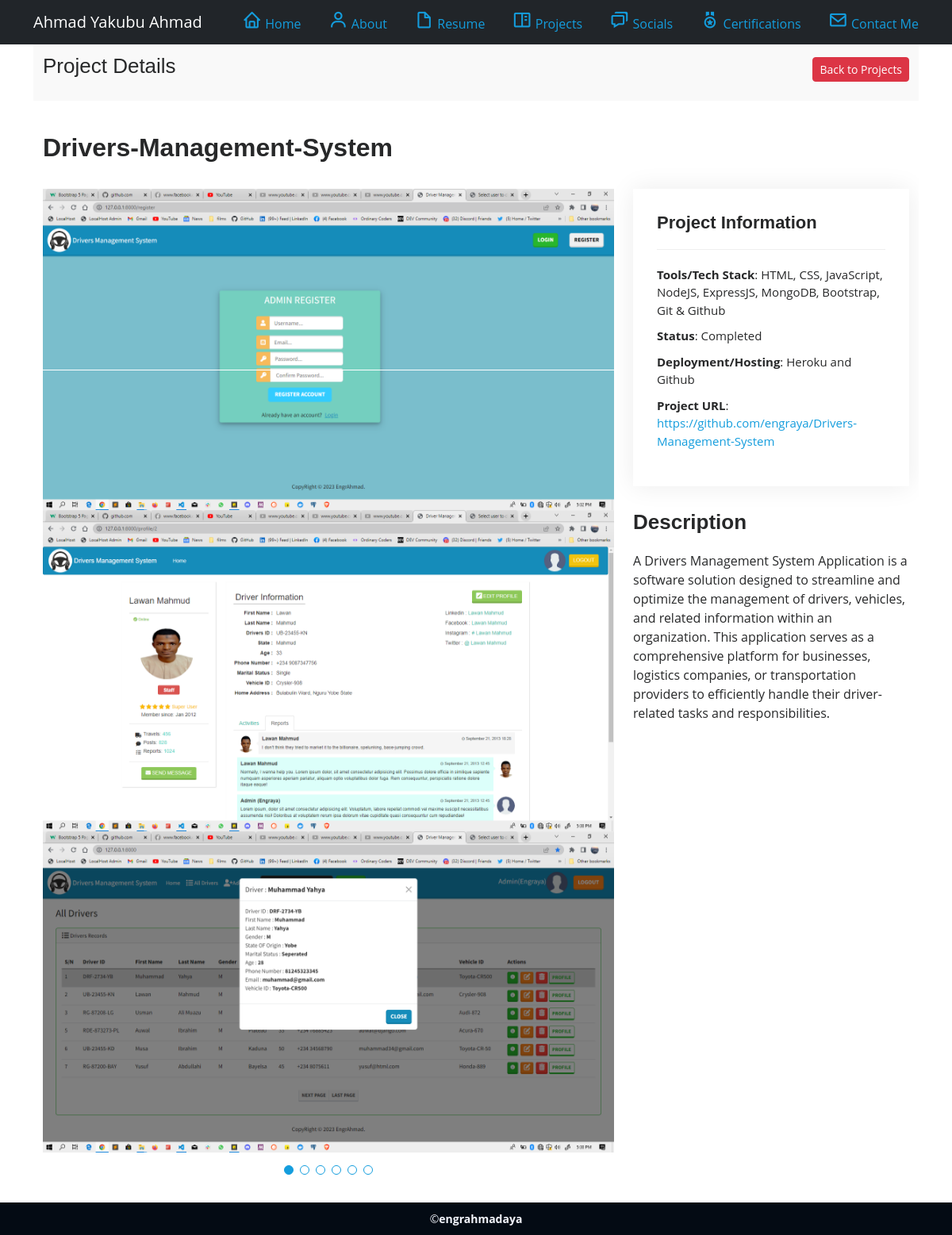
The app's page /portfolio-detail/20/, older data.
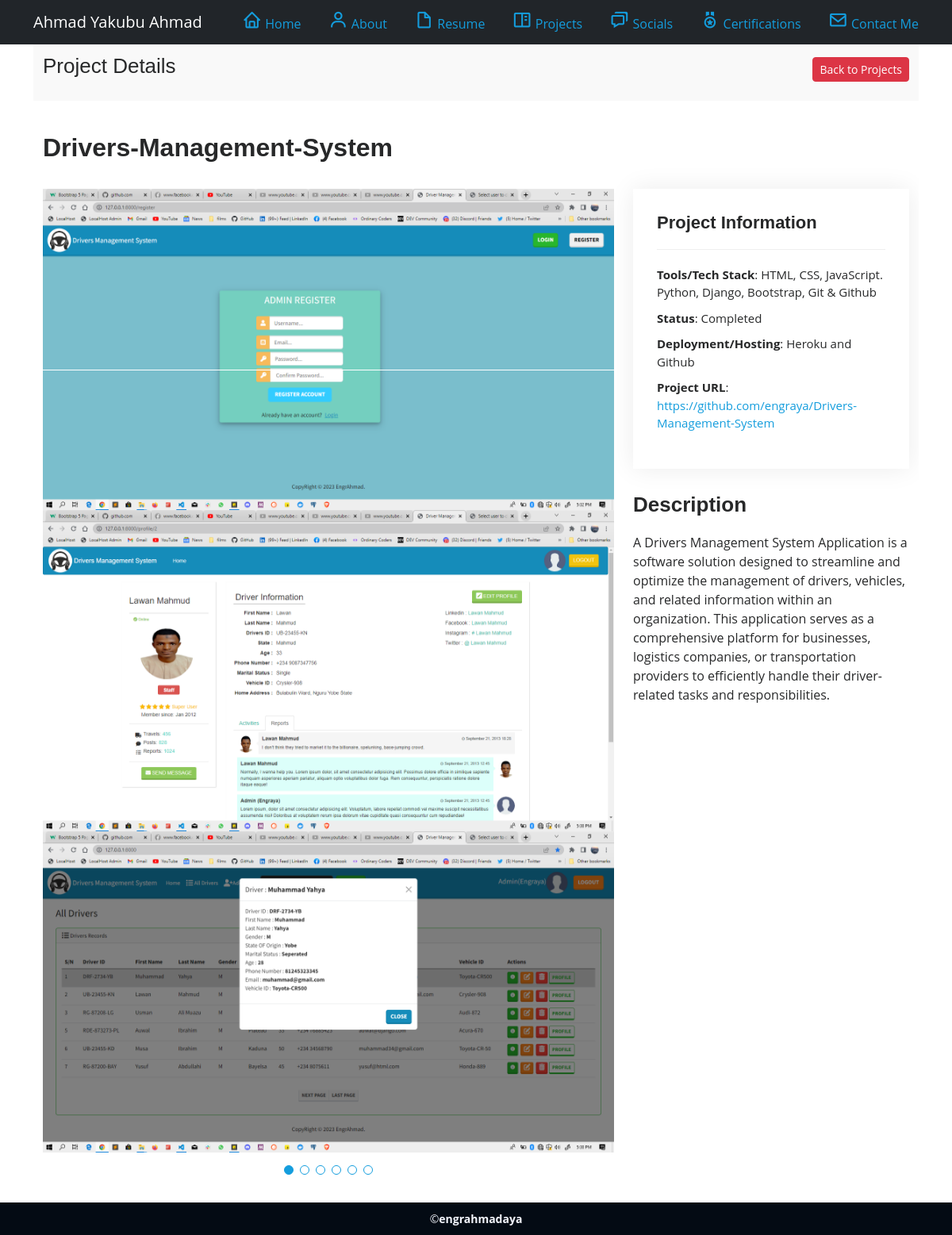
The same page, newer data.
### baseapp/models.py (models this page shows, shortened)
class Portfolio(models.Model):
    title = models.CharField(max_length=200, null=True, blank=True)
    portfolio_description = models.TextField()
    cover_image = models.ImageField(upload_to='portfolio_cover', null=True, blank=True)
    tech_stack = models.CharField(max_length=200, null=True, blank=True)
    deployment = models.CharField(max_length=200, null=True, blank=True)
    status = models.CharField(max_length=100, null=True, blank=True, choices=PROJECT_STATUS)
    portfolio_url = models.URLField(max_length=200, null=True, blank=True)

### baseapp/views.py (the view)
# urls.py: path('portfolio-detail/<str:pk>/', views.portfolio_Detail, name="portfolio_detail"),
def portfolio_Detail(request, pk):
    portfolio = Portfolio.objects.get(id=pk)
    context = {'portfolio' : portfolio}
    return render(request, 'baseapp/portfolio-details.html', context)

### baseapp/templates/baseapp/portfolio-details.html
{% extends 'baseapp/base.html' %}
{% load static %}
{% block content  %}
<div class="container">
  <section id="breadcrumbs" class="breadcrumbs">
    <div class="container">
      <div class="d-flex justify-content-between align-items-center">
        <h2>Project Details</h2>
        <ol>
          <li><a href="{% url 'portfolio' %}" class="btn btn-sm btn-danger">Back to Projects</a></li>
        </ol>
      </div>
    </div>
  </section>
  <section id="portfolio-details" class="portfolio-details">
    <div class="container">
      <div class="row gy-4">
        <h2><strong>{{portfolio.title}}</strong></h2>
        <div class="col-lg-8">
          <div class="portfolio-details-slider swiper">
            {% for shot in portfolio.caption_set.all %}
            <div class="swiper-wrapper align-items-center">
              <div class="swiper-slide">
                <img src="{{shot.image.url}}" alt="">
              </div>
              <div class="swiper-slide">
                <img src="{{shot.image.url}}" alt="">
              </div>
            </div>
            {% endfor %}
            <div class="swiper-pagination"></div>
          </div>
        </div>
        <div class="col-lg-4">
          <div class="portfolio-info">
            <h3>Project Information</h3>
            <ul>
              <li><strong>Tools/Tech Stack</strong>: {{portfolio.tech_stack}}</li>
              <li><strong>Status</strong>: {{portfolio.status}}</li>
              <li><strong>Deployment/Hosting</strong>: {{portfolio.deployment}}</li>
              <li><strong>Project URL</strong>: <a href="{{portfolio.portfolio_url}}" target="_blank">{{portfolio.portfolio_url}}</a></li>
            </ul>
          </div>
          <div class="portfolio-description">
            <h2>Description</h2>
            <p>
              {{portfolio.portfolio_description}}
            </p>
          </div>
        </div>
      </div>
    </div>
  </section>
</div>
{% endblock content  %}

Row changes from the older to the newer data that the page shows:
changed Portfolio "Drivers-Management-System": tech_stack "HTML, CSS, JavaScript, NodeJS, ExpressJS, MongoDB, Bootstrap, Git & Github" → "HTML, CSS, JavaScript. Python, Django, Bootstrap, Git & Github"
